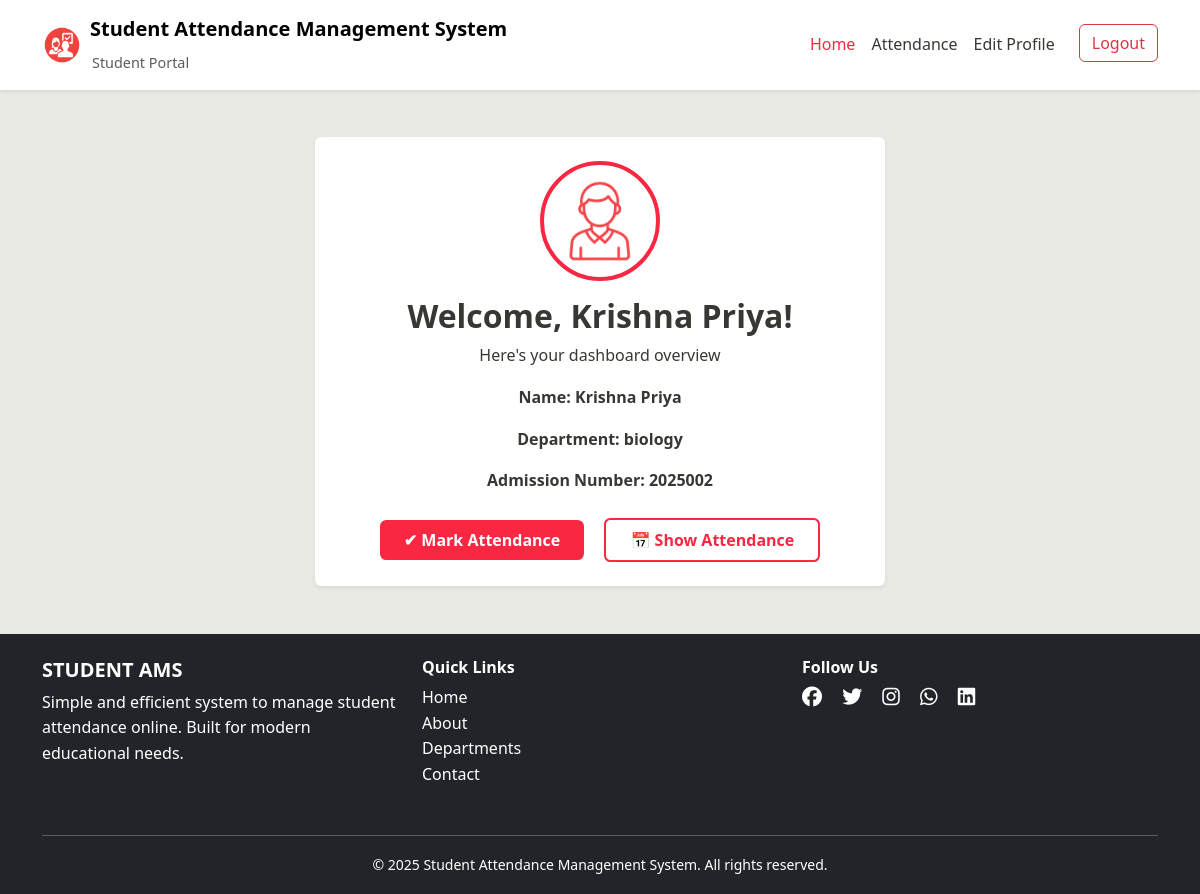
/student/studentHome/ (signed in), run on the app's committed database.
### core/models.py (models this page shows, shortened)
class StudentProfile(models.Model):
    user = models.OneToOneField(settings.AUTH_USER_MODEL, on_delete=models.CASCADE)
    admn_no = models.CharField(max_length=20, primary_key=True, unique=True)
    full_name = models.CharField(max_length=150, null=True, blank=True)
    roll_no = models.CharField(max_length=50, unique=True, blank=True,null=True)
    phone = models.CharField(max_length=15)
    department = models.CharField(max_length=100)

### student/views.py (the view)
    @login_required
    def wrapper(request, *args, **kwargs):
        if hasattr(request.user, 'role') and request.user.role == 'student':
            return view_func(request, *args, **kwargs)
        else:
            return HttpResponseForbidden("You are not authorized to view this page.")

### student/views.py (called while the page is built)
def student_required(view_func):
    @login_required
    def wrapper(request, *args, **kwargs):
        if hasattr(request.user, 'role') and request.user.role == 'student':
            return view_func(request, *args, **kwargs)
        else:
            return HttpResponseForbidden("You are not authorized to view this page.")
    return wrapper

@never_cache
@student_required
def studentHome(request):
    user = request.user
    try:
        student_profile = StudentProfile.objects.get(user=user)
    except StudentProfile.DoesNotExist:
        student_profile = None  # or handle error
    context = {
        'user': user,
        'student_profile': student_profile,
    }
    return render(request, 'Student_AMS/studentHome.html', context)

### templates/Student_AMS/studentHome.html (shortened to what this page needs)
{% extends './studentBase.html' %}
{% load static %}
{% block content %}
<div class="row g-4" style="margin-top: -75px; justify-content: center;">
  <section class="col-md-6 student-home-card p-4 shadow-sm rounded" style="background-color:#fff;">
    <div class="text-center">
      <img src="{% static 'images/studentAvatar.png' %}" alt="Student Avatar" class="student-avatar mb-3" />
      <h2 style="color: var(--dark-text); font-weight: 700;">Welcome, {% if student_profile %}  {{ student_profile.full_name }}!{% else %}
        <p style="color: var(--dark-text); font-weight: 600;">Profile information is not available.</p>
      {% endif %}</h2>
      <p class="dashboard-subtext" style="color: var(--dark-text); font-weight: 500;">Here's your dashboard overview</p>
      {% if student_profile %}
        <p style="color: var(--dark-text); font-weight: 600;"><strong>Name:</strong> {{ student_profile.full_name }}</p>
        <p style="color: var(--dark-text); font-weight: 600;"><strong>Department:</strong> {{ student_profile.department }}</p>
        <p style="color: var(--dark-text); font-weight: 600;"><strong>Admission Number:</strong> {{ student_profile.admn_no }}</p>
      {% else %}
        <p style="color: var(--dark-text); font-weight: 600;">Profile information is not available.</p>
      {% endif %}
      <div class="student-home-actions mt-4">
        <a href="{% url 'markAttendance' %}" class="btn btn-accent me-3 px-4 py-2">✔ Mark Attendance</a>
        <a href="{% url 'studentShowAttendance' %}" class="btn btn-outline px-4 py-2">📅 Show Attendance</a>
      </div>
    </div>
  </section>
</div>
{% endblock %}

### static/css/styles.css (style rules this page uses)
:root { --light-bg: #e8eae3; --dark-text: #373833; --accent-red: #fa2742; }
body { font-family: 'Segoe UI', Tahoma, Geneva, Verdana, sans-serif; background-color: #e8eae3; color: #373833; margin: 0; padding: 0; line-height: 1.6; padding-top: 60px; }
.student-home-card { border-radius: 0.75rem; box-shadow: 0 3px 8px rgb(0 0 0 / 0.1); color: var(--dark-text); background-color: var(--light-bg); }
.btn-accent { background-color: var(--accent-red); border: none; color: #fff; font-weight: 600; border-radius: 0.4rem; transition: background-color 0.3s ease; }
.btn-outline { background-color: transparent; border: 2px solid var(--accent-red); color: var(--accent-red); font-weight: 600; border-radius: 0.4rem; transition: background-color 0.3s ease, color 0.3s ease; }
.student-avatar { width: 120px; height: 120px; border-radius: 50%; object-fit: cover; border: 4px solid var(--accent-red); }

### data on the page
StudentProfile: full_name "Krishna Priya", department "biology", admn_no "2025002"
